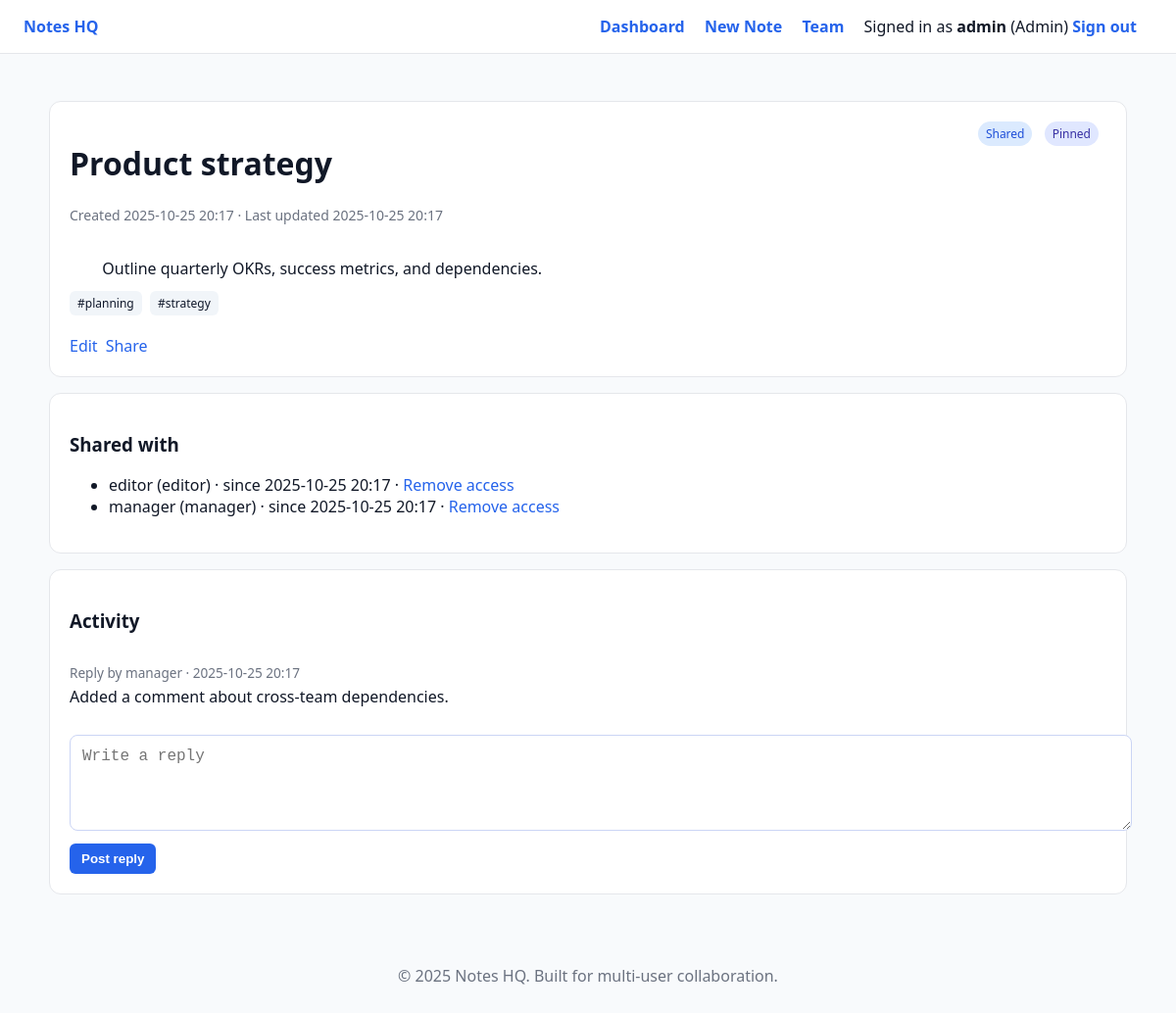
/note.php?id=1 (signed in), run on the app's committed database.
### tables this page shows
CREATE TABLE IF NOT EXISTS users (
    id INT AUTO_INCREMENT PRIMARY KEY,
    username VARCHAR(50) NOT NULL UNIQUE,
    email VARCHAR(120) NOT NULL UNIQUE,
    password_hash VARCHAR(255) NOT NULL,
    role ENUM('admin', 'manager', 'editor', 'viewer') NOT NULL DEFAULT 'viewer',
    created_at TIMESTAMP DEFAULT CURRENT_TIMESTAMP
);

CREATE TABLE IF NOT EXISTS notes (
    id INT AUTO_INCREMENT PRIMARY KEY,
    owner_id INT NOT NULL,
    title VARCHAR(255) NOT NULL,
    body MEDIUMTEXT NOT NULL,
    is_pinned TINYINT(1) DEFAULT 0,
    is_archived TINYINT(1) DEFAULT 0,
    created_at TIMESTAMP DEFAULT CURRENT_TIMESTAMP,
    updated_at TIMESTAMP DEFAULT CURRENT_TIMESTAMP ON UPDATE CURRENT_TIMESTAMP,
    CONSTRAINT fk_notes_owner FOREIGN KEY (owner_id) REFERENCES users(id) ON DELETE CASCADE
);

CREATE TABLE IF NOT EXISTS note_shares (
    id INT AUTO_INCREMENT PRIMARY KEY,
    note_id INT NOT NULL,
    shared_with_user_id INT NOT NULL,
    shared_at TIMESTAMP DEFAULT CURRENT_TIMESTAMP,
    CONSTRAINT fk_shares_note FOREIGN KEY (note_id) REFERENCES notes(id) ON DELETE CASCADE,
    CONSTRAINT fk_shares_user FOREIGN KEY (shared_with_user_id) REFERENCES users(id) ON DELETE CASCADE,
    UNIQUE KEY uk_note_user (note_id, shared_with_user_id)
);

CREATE TABLE IF NOT EXISTS note_replies (
    id INT AUTO_INCREMENT PRIMARY KEY,
    note_id INT NOT NULL,
    user_id INT NOT NULL,
    content TEXT NOT NULL,
    created_at TIMESTAMP DEFAULT CURRENT_TIMESTAMP,
    CONSTRAINT fk_replies_note FOREIGN KEY (note_id) REFERENCES notes(id) ON DELETE CASCADE,
    CONSTRAINT fk_replies_user FOREIGN KEY (user_id) REFERENCES users(id) ON DELETE CASCADE
);

### includes/users.php (called while the page is built, shortened)
<?php
function find_user_by_id(PDO $pdo, int $id): ?array
{
    $stmt = $pdo->prepare('SELECT * FROM users WHERE id = :id LIMIT 1');
    $stmt->execute(['id' => $id]);
    $user = $stmt->fetch();
    return $user ?: null;
}
function user_has_role(array $user, $roles): bool
{
    $roles = is_array($roles) ? $roles : [$roles];
    return in_array($user['role'], $roles, true);
}

### includes/auth.php (called while the page is built, shortened)
<?php
require_once __DIR__ . '/users.php';
function require_login(PDO $pdo): array
{
    $user = find_user_by_id($pdo, (int) $_SESSION['user_id']);
    return $user;
}

### includes/helpers.php (called while the page is built, shortened)
<?php
function h(?string $value): string
{
    return htmlspecialchars((string) $value, ENT_QUOTES | ENT_SUBSTITUTE, 'UTF-8');
}
function format_datetime(string $datetime): string
{
    $dt = new DateTimeImmutable($datetime);
    return $dt->format('Y-m-d H:i');
}

### includes/notes.php (called while the page is built, shortened)
<?php
function find_note(PDO $pdo, int $noteId): ?array
{
    $stmt = $pdo->prepare('SELECT n.*, u.username AS owner_username FROM notes n JOIN users u ON n.owner_id = u.id WHERE n.id = :id LIMIT 1');
    $stmt->execute(['id' => $noteId]);
    $note = $stmt->fetch();
    return $note ?: null;
}
function get_note_tags(PDO $pdo, int $noteId): array
{
    $stmt = $pdo->prepare('SELECT tag FROM note_tags WHERE note_id = :id ORDER BY tag');
    $stmt->execute(['id' => $noteId]);
    return array_column($stmt->fetchAll(), 'tag');
}
function get_note_share_recipients(PDO $pdo, int $noteId): array
{
    $stmt = $pdo->prepare('SELECT u.id, u.username, u.role, ns.shared_at FROM note_shares ns JOIN users u ON u.id = ns.shared_with_user_id WHERE ns.note_id = :note_id ORDER BY u.username');
    $stmt->execute(['note_id' => $noteId]);
    return $stmt->fetchAll();
}
function fetch_note_replies(PDO $pdo, int $noteId): array
{
    $stmt = $pdo->prepare('SELECT nr.*, u.username FROM note_replies nr JOIN users u ON u.id = nr.user_id WHERE nr.note_id = :note_id ORDER BY nr.created_at');
    $stmt->execute(['note_id' => $noteId]);
    return $stmt->fetchAll();
}

### note.php (the view, shortened to what this page needs)
<?php
require_once __DIR__ . '/bootstrap.php';
$currentUser = require_login($pdo);
$noteId = isset($_GET['id']) ? (int) $_GET['id'] : 0;
$note = $noteId ? find_note($pdo, $noteId) : null;
$tags = get_note_tags($pdo, $noteId);
$recipients = get_note_share_recipients($pdo, $noteId);
$replies = fetch_note_replies($pdo, $noteId);
$isOwner = $note['owner_id'] === $currentUser['id'];
$canReply = $isOwner || note_is_shared_with($pdo, $noteId, (int) $currentUser['id']);
include __DIR__ . '/partials/header.php';
?>
<div class="card">
    <div class="card-header">
        <div>
            <h1><?= h($note['title']) ?></h1>
            <div class="card-meta">
                Created <?= h(format_datetime($note['created_at'])) ?> · Last updated <?= h(format_datetime($note['updated_at'])) ?>
            </div>
        </div>
        <div>
            <?php if ($recipients): ?>
                <span class="badge shared">Shared</span>
            <?php endif; ?>
            <?php if ($note['is_pinned']): ?>
                <span class="badge">Pinned</span>
            <?php endif; ?>
        </div>
    </div>
    <div class="note-content">
        <?= nl2br(h($note['body'])) ?>
    </div>
    <?php if ($tags): ?>
        <div class="tags">
            <?php foreach ($tags as $tag): ?>
                <span class="tag">#<?= h($tag) ?></span>
            <?php endforeach; ?>
        </div>
    <?php endif; ?>
    <?php if ($isOwner): ?>
        <div class="actions">
            <a class="secondary" href="note_form.php?id=<?= $noteId ?>">Edit</a>
            <a class="secondary" href="share_note.php?id=<?= $noteId ?>">Share</a>
        </div>
    <?php endif; ?>
</div>
<?php if ($recipients): ?>
    <div class="card">
        <h3>Shared with</h3>
        <ul>
            <?php foreach ($recipients as $recipient): ?>
                <li><?= h($recipient['username']) ?> (<?= h($recipient['role']) ?>) · since <?= h(format_datetime($recipient['shared_at'])) ?><?php if ($isOwner): ?> · <a href="share_note.php?id=<?= $noteId ?>&unshare=<?= (int) $recipient['id'] ?>">Remove access</a><?php endif; ?></li>
            <?php endforeach; ?>
        </ul>
    </div>
<?php endif; ?>
<div class="card">
    <h3>Activity</h3>
    <?php if ($replies): ?>
        <div class="reply-list">
            <?php foreach ($replies as $reply): ?>
                <div class="reply">
                    <div class="meta">Reply by <?= h($reply['username']) ?> · <?= h(format_datetime($reply['created_at'])) ?></div>
                    <div><?= nl2br(h($reply['content'])) ?></div>
                </div>
            <?php endforeach; ?>
        </div>
    <?php else: ?>
        <p>No replies yet.</p>
    <?php endif; ?>
    <?php if ($canReply): ?>
        <form method="post" action="note.php?id=<?= $noteId ?>" style="margin-top:1rem;">
            <textarea name="reply" rows="4" placeholder="Write a reply" required></textarea>
            <div style="margin-top:0.5rem;"><button type="submit">Post reply</button></div>
        </form>
    <?php endif; ?>
</div>
<?php include __DIR__ . '/partials/footer.php';

### partials/header.php (shortened to what this page needs)
<!DOCTYPE html>
<html lang="en">
<head>
    <link rel="stylesheet" href="assets/styles.css">
</head>
<body>
<header>
    <nav class="navbar">
        <div class="brand">
            <a href="index.php"><strong>Notes HQ</strong></a>
        </div>
        <div class="links">
            <a href="index.php">Dashboard</a>
            <a href="note_form.php">New Note</a>
            <?php if (user_has_role($currentUser, ['admin'])): ?>
                <a href="user_admin.php">Team</a>
            <?php endif; ?>
            <span>Signed in as <strong><?= h($currentUser['username']) ?></strong> (<?= h(ucfirst($currentUser['role'])) ?>)</span>
            <a href="logout.php">Sign out</a>
        </div>
    </nav>
</header>
<div class="container">

### assets/styles.css (style rules this page uses)
:root { --primary: #2563eb; --accent: #16a34a; --danger: #dc2626; --background: #f8fafc; --surface: #ffffff; --muted: #6b7280; }
body { margin: 0; font-family: 'Segoe UI', Tahoma, sans-serif; background: var(--background); color: #111827; }
a { color: var(--primary); text-decoration: none; }
.container { max-width: 1100px; margin: 0 auto; padding: 1.5rem; }
header { background: var(--surface); border-bottom: 1px solid #e5e7eb; margin-bottom: 1.5rem; }
.navbar { display: flex; justify-content: space-between; align-items: center; padding: 1rem 1.5rem; }
.navbar .links a { margin-right: 1rem; font-weight: 600; }
.card { background: var(--surface); border-radius: 0.75rem; border: 1px solid #e5e7eb; padding: 1.25rem; margin-bottom: 1rem; }
.card-header { display: flex; justify-content: space-between; align-items: flex-start; gap: 0.75rem; }
.card-meta { font-size: 0.875rem; color: var(--muted); margin-top: 0.25rem; }
.badge { display: inline-block; font-size: 0.75rem; padding: 0.25rem 0.5rem; border-radius: 999px; background: #e0e7ff; color: #3730a3; margin-right: 0.5rem; }
.badge.shared { background: #dbeafe; color: #1d4ed8; }
.tags { margin-top: 0.75rem; }
.tag { display: inline-block; background: #f1f5f9; color: #0f172a; padding: 0.25rem 0.5rem; border-radius: 6px; font-size: 0.75rem; margin: 0 0.25rem 0.25rem 0; }
.actions { display: flex; flex-wrap: wrap; gap: 0.5rem; margin-top: 1rem; }
.actions form, .actions a { display: inline-flex; align-items: center; }
button, input[type="submit"] { background: var(--primary); color: #fff; border: none; border-radius: 6px; padding: 0.5rem 0.75rem; cursor: pointer; font-weight: 600; }
form input[type="text"], form input[type="email"], form input[type="password"], form textarea, form select { width: 100%; border: 1px solid #cbd5f5; border-radius: 0.5rem; padding: 0.75rem; font-size: 1rem; }
.note-content { white-space: pre-wrap; margin-top: 0.75rem; }
.reply-list { margin-top: 1rem; }
.reply { border-top: 1px solid #e5e7eb; padding: 0.75rem 0; }
.reply:first-child { border-top: none; }
.reply .meta { font-size: 0.85rem; color: var(--muted); margin-bottom: 0.25rem; }

### data on the page
users: username "admin", role "Admin"
notes: title "Product strategy", created_at "2025-10-25 20:17", updated_at "2025-10-25 20:17", body "Outline quarterly OKRs, success metrics, and dependencies."
note_shares: shared_with_user.username "editor", shared_with_user.role "editor", shared_at "2025-10-25 20:17"
note_shares: shared_with_user.username "manager", shared_with_user.role "manager", shared_at "2025-10-25 20:17"
note_replies: user.username "manager", created_at "2025-10-25 20:17", content "Added a comment about cross-team dependencies."

### other printed values
$tag "planning"
$tag "strategy"
